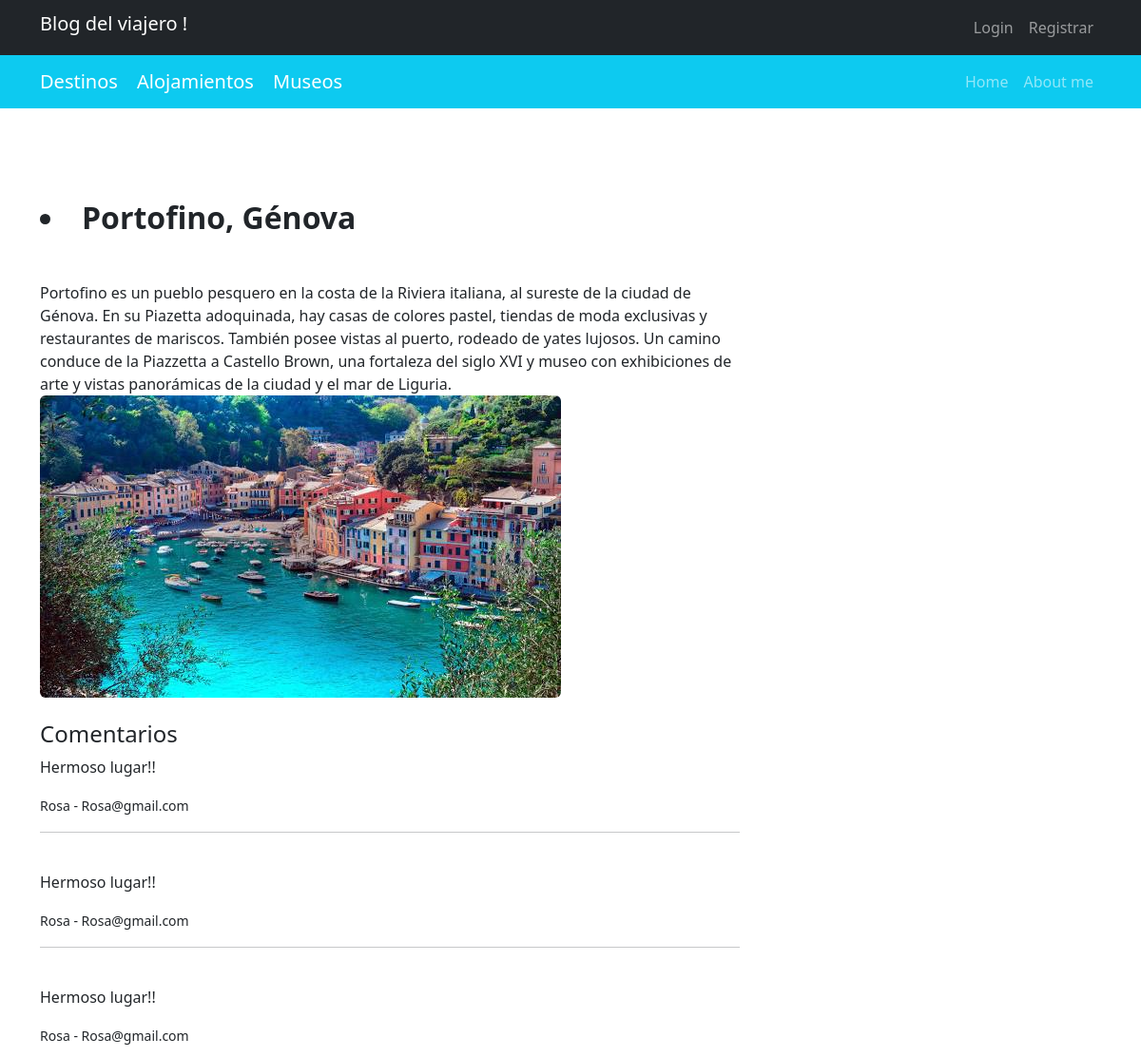
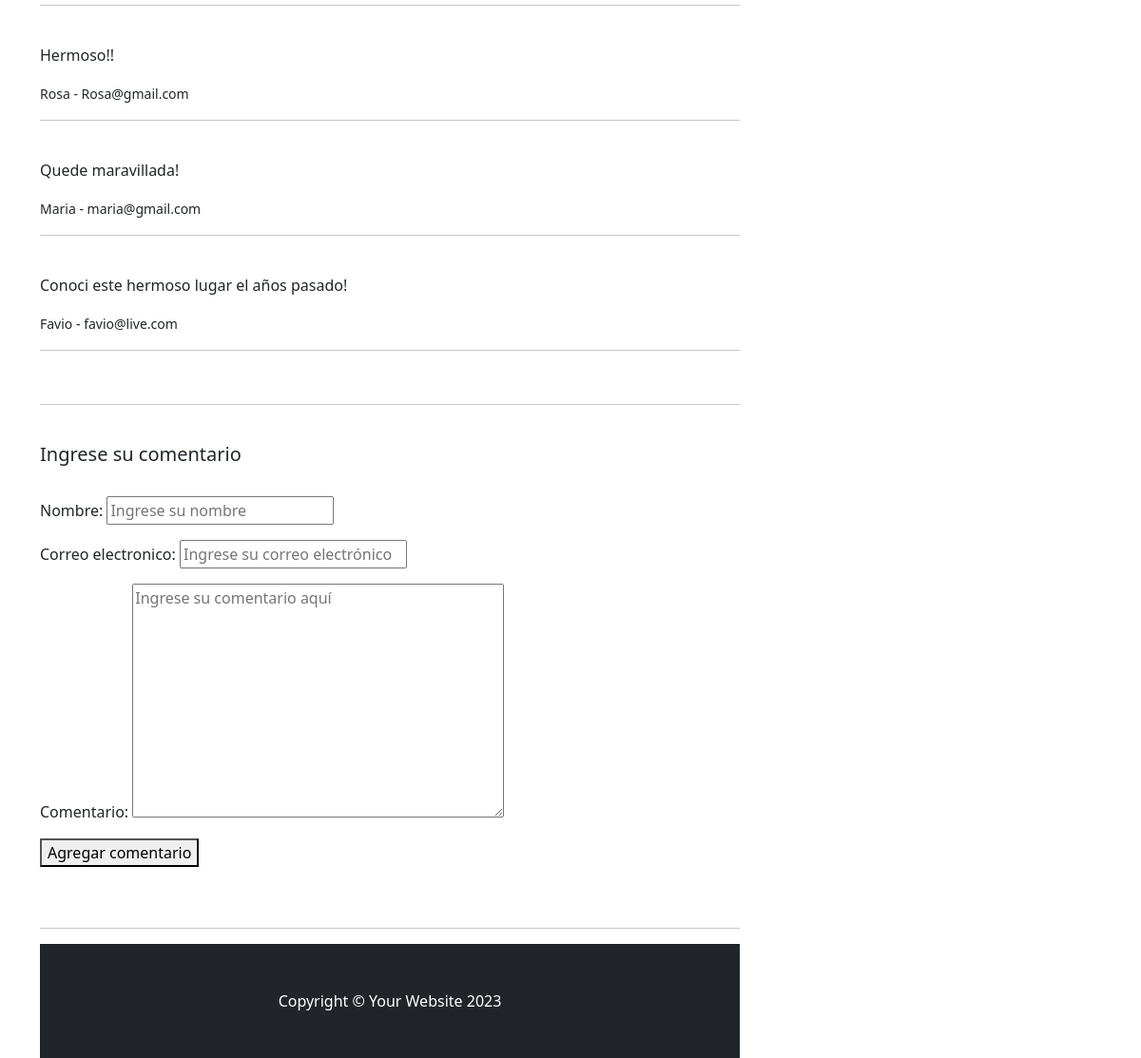
The page /blog/detalle_destino/3/ on the database its author committed (2 pictures, top to bottom).
### AppCoder/models.py (models this page shows, shortened)
class Destino(models.Model):
    titulo = models.CharField(max_length=200)
    subtitulo = models.CharField(max_length=100, default="sin subtitulo")
    descripcion = models.TextField()
    autor = models.CharField(max_length=100, default='Autor: Luciana Mancuso')
    fecha= models.DateField(null=True, blank=True)
    imagen = models.ImageField(upload_to='destinos/', null=True, blank=True)

class Comentario(models.Model):
    destino = models.ForeignKey(Destino, on_delete=models.CASCADE, related_name='comentarios')
    nombre = models.CharField(max_length=100)
    correo_electronico = models.EmailField()
    comentario = models.TextField()

### AppCoder/views.py (the view)
# urls.py: path('detalle_destino/<int:destino_id>/', detalle_destino, name="AppCoderDetalle_destino"),
def detalle_destino(request, destino_id):
    destino=Destino.objects.get(id=destino_id)
    comentarios=destino.comentarios.all()
    if request.method == 'POST':
        comentario_form=ComentarioForm(request.POST)
        if comentario_form.is_valid():
            nuevo_comentario= comentario_form.save(commit=False)
            nuevo_comentario.destino=destino
            nuevo_comentario.save()
            return redirect("AppCoderDetalle_destino", destino_id)
    else:
        comentario_form=ComentarioForm()
    context={"destino": destino, 'comentarios': comentarios, 'comentario_form': comentario_form}
    return render(request, "AppCoder/detalle_destino.html", context=context)

### AppCoder/forms.py
class ComentarioForm(forms.ModelForm):
    class Meta:
        model = Comentario
        fields = ('nombre', 'correo_electronico', 'comentario')
    def __init__(self, *args, **kwargs):
        super().__init__(*args, **kwargs)
        self.fields['nombre'].widget.attrs.update({'placeholder': 'Ingrese su nombre'})
        self.fields['correo_electronico'].widget.attrs.update({'placeholder': 'Ingrese su correo electrónico'})
        self.fields['comentario'].widget.attrs.update({'placeholder': 'Ingrese su comentario aquí'})

### templates/AppCoder/detalle_destino.html (shortened to what this page needs)
{% extends 'base.html' %}
{% block contenido_cambia %}
    <div class="container mt-5">
        <div class="row">
            <div class="col-lg-8">
                <article>
<h2 class="fw-bolder mb-4 mt-5"><li>{{ destino.titulo }} </h2></li><br>
                {{ destino.descripcion }}
                    <figure class="mb-4"><img class="img-fluid rounded" src="{{ destino.imagen.url }}" alt="..." /></figure>
<h4>Comentarios</h4>
{% if comentarios %}
    {% for comentario in comentarios %}
    <p>{{ comentario.comentario }}</p>
        <p><small>{{ comentario.nombre }} - {{ comentario.correo_electronico }}</small></p>
        <hr><br>
    {% endfor %}
{% else %}
    <p>No hay comentarios todavía.</p>
{% endif %}
<hr><br>
<h5>Ingrese su comentario</h5>
<br>
<form method="POST">
    {{ comentario_form.as_p }}
    <button type="submit">Agregar comentario</button>
</form>
<br>
<br>
<hr>
{% endblock %}

### rows shown on the page
Destino: titulo "Portofino, Génova", descripcion "Portofino es un pueblo pesquero en la costa de la Riviera italiana, al sureste de la ciudad de Génova. En su Piazetta adoquinada, hay casas de colores pastel, tiendas de moda exclusivas y restaurantes de mariscos. También posee vistas al puerto, rodeado de yates lujosos. Un camino conduce de la Piazzetta a Castello Brown, una fortaleza del siglo XVI y museo con exhibiciones de arte y vistas panorámicas de la ciudad y el mar de Liguria.", imagen (picture)
Comentario: comentario "Hermoso lugar!!", nombre "Rosa", correo_electronico "Rosa@gmail.com"
Comentario: comentario "Hermoso lugar!!", nombre "Rosa", correo_electronico "Rosa@gmail.com"
Comentario: comentario "Hermoso lugar!!", nombre "Rosa", correo_electronico "Rosa@gmail.com"
Comentario: comentario "Hermoso!!", nombre "Rosa", correo_electronico "Rosa@gmail.com"
Comentario: comentario "Quede maravillada!", nombre "Maria", correo_electronico "maria@gmail.com"
Comentario: comentario "Conoci este hermoso lugar el años pasado!", nombre "Favio", correo_electronico "favio@live.com"
